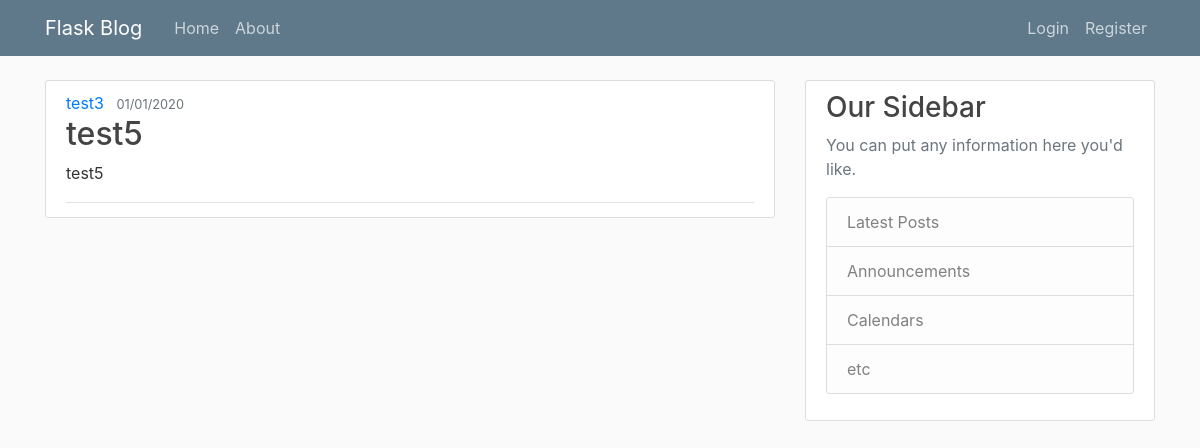
The app's page /post/4 with its own data.
### flaskblog/models.py (models this page shows, shortened)
class User(db.Model, UserMixin):  # inheriting classes
    id = db.Column(db.Integer, primary_key=True)
    username = db.Column(db.String(20), unique=True, nullable=False)
    email = db.Column(db.String(120), unique=True, nullable=False)
    image_file = db.Column(db.String(20), nullable=False, default="default.jpg")
    password = db.Column(db.String(40), nullable=False)
    posts = db.relationship(
        "Post", backref="author", lazy=True
    )  # lazy=true tells SQlAl to run this only when called

class Post(db.Model):
    id = db.Column(db.Integer, primary_key=True)
    title = db.Column(db.String(20), nullable=False)
    date_posted = db.Column(db.DateTime, nullable=False, default=datetime.utcnow)
    content = db.Column(db.Text, nullable=False)
    user_id = db.Column(db.Integer, db.ForeignKey("user.id"), nullable=False)

### flaskblog/routes.py (the view)
@app.route("/post/<int:post_id>")
def post(post_id):
    post = Post.query.get_or_404(post_id)  # return this template or return a 404
    return render_template("post.html", title=post.title, post=post)

### flaskblog/templates/post.html (shortened to what this page needs)
{% extends "layout.html" %}
{% block content %}
    <article class="media content-section">
     <div class="media-body">
       <div class="article-metadata">
         <a class="mr-2" href="{{ url_for('user_posts', username=post.author.username) }}">{{ post.author.username }}</a>
         <small class="text-muted">{{ post.date_posted.strftime('%m/%d/%Y') }}</small>
       <h2 class="article-title">{{ post.title }}</h2>
       <p class="article-content">{{ post.content }}</p>
     </div>
   </article>
{% endblock content %}

### flaskblog/static/main.css (style rules this page uses)
body { background: #fafafa; color: #333333; margin-top: 5rem; }
h1, h2, h3, h4, h5, h6 { color: #444444; }
.content-section { background: #ffffff; padding: 10px 20px; border: 1px solid #dddddd; border-radius: 3px; margin-bottom: 20px; }
.article-title { color: #444444; }
.article-content { white-space: pre-line; }
.article-metadata { padding-bottom: 1px; margin-bottom: 4px; border-bottom: 1px solid #e3e3e3 }

### records on screen
User: author.username "test3"
Post: date_posted "01/01/2020", title "test5", content "test5"
